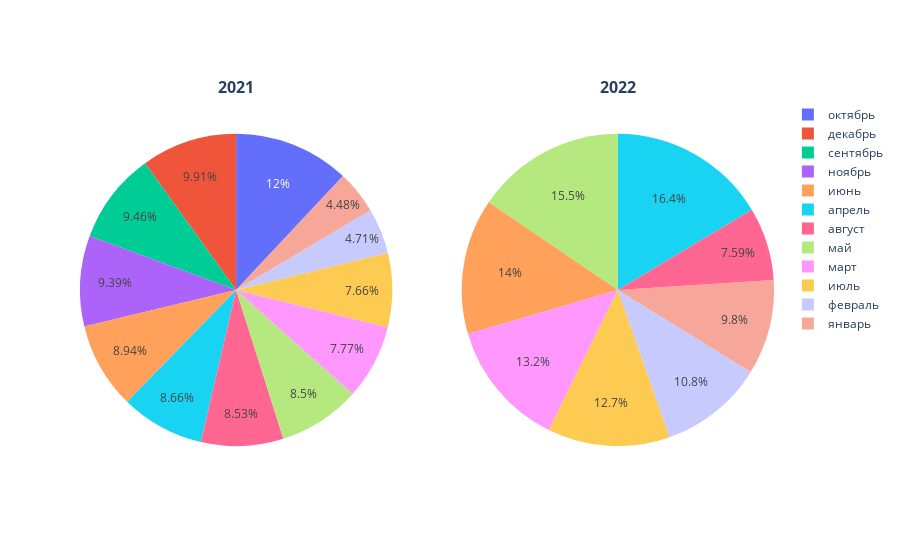

Source (notebook cell):
### Markdown cell above
Сравнивая прибыль по месяцам между 2021 и 2022 годами, можно заметить, что доход был выше в 2022 году на протяжении всего времени за исключением августа.

### Code cell
labels = ['январь', 'февраль', 'март', 'апрель', 'май', 'июнь', 'июль', 'август', 'сентябрь', 'октябрь', 'ноябрь', 'декабрь']
fig = make_subplots(rows=1, cols=2, specs=[[{"type": "pie"}, {"type": "pie"}]],subplot_titles=("<b>2021<b>","<b>2022<b>"))
fig.add_trace(go.Pie(labels=labels, values=revenue_by_month_2021['service_amount'], name=''), row=1, col=1)
fig.add_trace(go.Pie(labels=labels, values=revenue_by_month_2022['service_amount'], name=''), row=1, col=2)
fig.show()

### Figure 1 — Plotly figure (JSON) as saved in the notebook; plotly's stock layout.template omitted (floating-point values rounded to 4 significant figures)
{"data": [{"domain": {"x": [0, 0.45], "y": [0, 1]}, "labels": ["январь", "февраль", "март", "апрель", "май", "июнь", "июль", "август", "сентябрь", "октябрь", "ноябрь", "декабрь"], "name": "", "type": "pie", "values": [2265931, 2379125, 3927248, 4380487, 4298978, 4522585, 3872209, 4310989, 4782859, 6063580, 4747330, 5010350]}, {"domain": {"x": [0.55, 1], "y": [0, 1]}, "labels": ["январь", "февраль", "март", "апрель", "май", "июнь", "июль", "август", "сентябрь", "октябрь", "ноябрь", "декабрь"], "name": "", "type": "pie", "values": [4800320, 5298235, 6451060, 8035080, 7588110, 6879580, 6216498, 3717779]}], "layout": {"annotations": [{"font": {"size": 16}, "showarrow": false, "text": "<b>2021<b>", "x": 0.225, "xanchor": "center", "xref": "paper", "y": 1, "yanchor": "bottom", "yref": "paper"}, {"font": {"size": 16}, "showarrow": false, "text": "<b>2022<b>", "x": 0.775, "xanchor": "center", "xref": "paper", "y": 1, "yanchor": "bottom", "yref": "paper"}]}}
